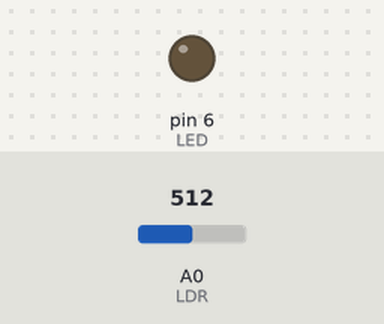
Recording of a sketch running on a simulated Arduino Uno, built with avr-gcc and run on an emulated ATmega328P. On the bench: output pins drawn as LEDs (lit = HIGH). Inputs (shaded band) come from the test bench; at power-on: A0 (LDR) = 512. What the sketch prints to the serial monitor is not drawn.

Above: at 1.2 s.
1.3 s: A0 (LDR) set to 90
At 2.0 s:
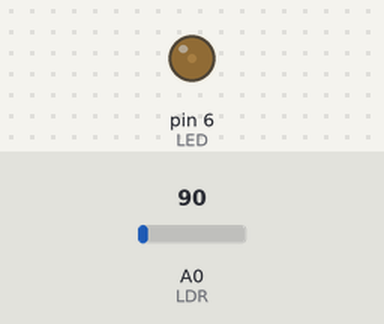
2.8 s: A0 (LDR) set to 77
4.3 s: A0 (LDR) set to 66
At 5.5 s:
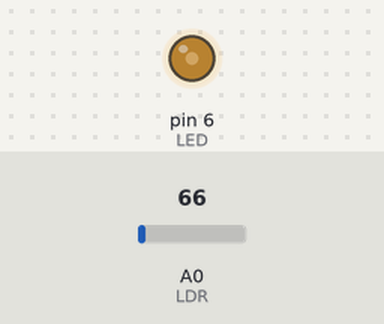
Timing chart, 0 to 7.3 s (numbered marks = the images above; inputs shaded):
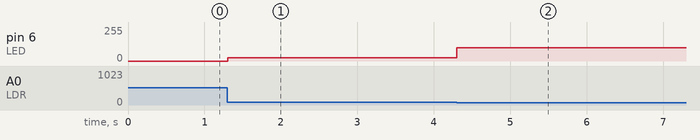

Measured:
- the behaviour switches between 70 and 69 on A0 (LDR) (found by bisection; images 1 and 2)
- after the input at 1.3 s, pin 6 (LED): 0/255 → 25/255 at once
- after the input at 4.3 s, pin 6 (LED): 25/255 → 100/255 at once

The sketch:

analog_automatic_led.ino
```cpp
#define LDR A0
#define LED 6
int light = 0;
void setup() {
  // put your setup code here, to run once:
  Serial.begin(9600);
  pinMode(LED, OUTPUT);//not necessary as analogue is ony for input
}

void loop() {
  // put your main code here, to run repeatedly:
  light = analogRead(LDR);
  Serial.println(light);
  if(light > 100)
  {
    analogWrite(LED,0);
  }
  if(light > 70 && light < 100)
  {
    analogWrite(LED,25);
  }
  if(light > 30 && light < 70)
  {
    analogWrite(LED,100);
  }

}
```
